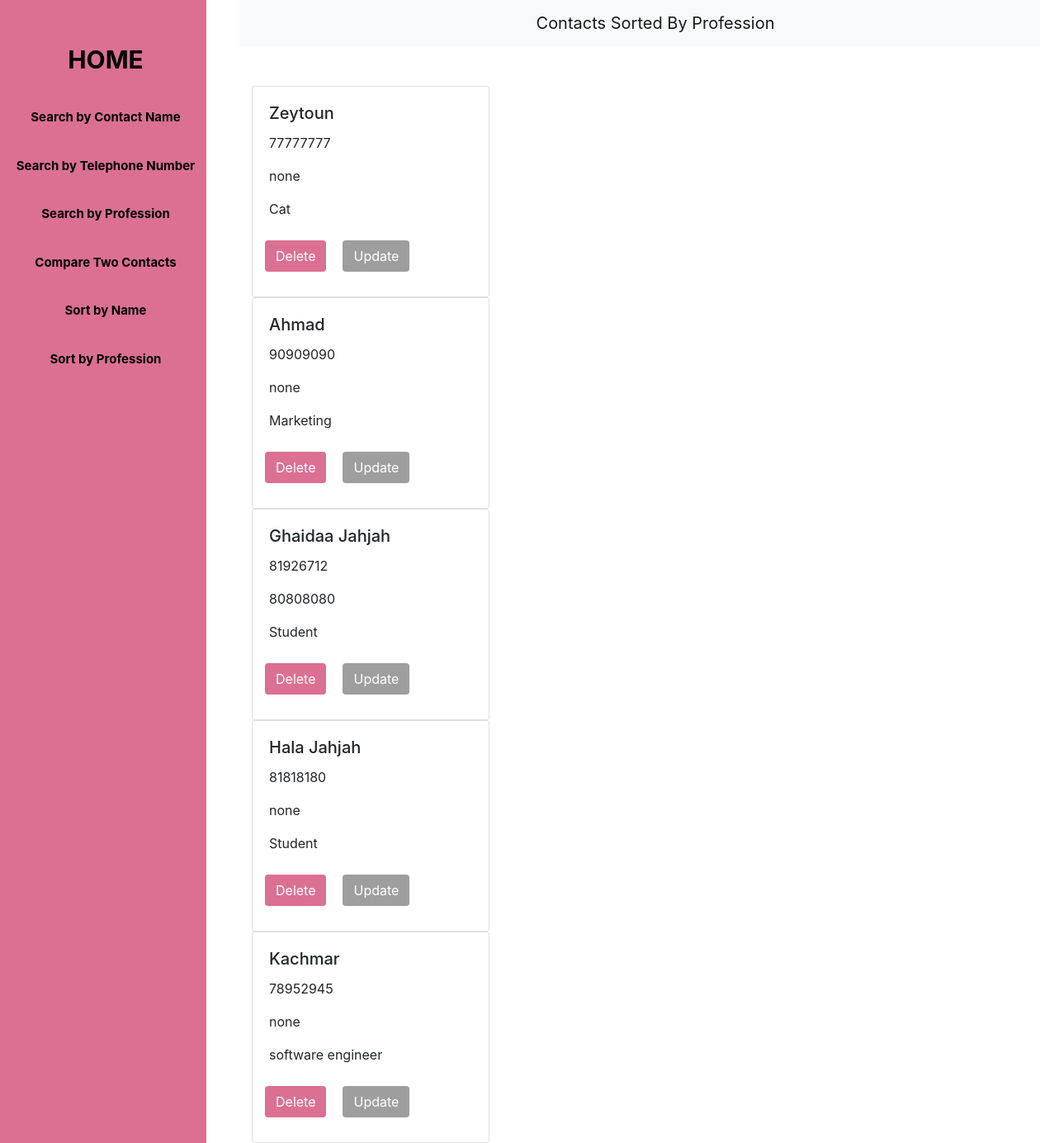
The page /sortByProfession on the database its author committed.
### tel_dir/models.py (models this page shows)
class Contact(models.Model):
    name = models.CharField(max_length=20)
    tel1 = models.CharField(max_length=8,unique=True)
    tel2 = models.CharField(max_length=8)
    profession = models.CharField(max_length=20)

### tel_dir/views.py (the view)
# urls.py: path('sortByProfession',views.sortByProfession,name='sortByProfession'),
def sortByProfession(request):
    contacts = Contact.objects.all().order_by('profession')
    return render(request, "sortByProfession.html",{"contacts":contacts})

### tel_dir/templates/sortByProfession.html (shortened to what this page needs)
<!DOCTYPE html>
<html>
   <head>
    <link rel="stylesheet" href="https://stackpath.bootstrapcdn.com/bootstrap/4.4.1/css/bootstrap.min.css">
  </head>
  <body>
      {% load crispy_forms_tags %}
      <div class="sidenav">
        <a href="/" style="font-size: 30px">HOME</a>
        <a href="{% url 'tel_dir:searchByName' %}">Search by Contact Name</a>
        <a href="{% url 'tel_dir:searchByTel' %}">Search by Telephone Number</a>
        <a href="{% url 'tel_dir:searchByProfession' %}">Search by Profession</a>
        <a href="{% url 'tel_dir:compare' %}">Compare Two Contacts</a>
        <a href="{% url 'tel_dir:sortByName' %}">Sort by Name</a>
        <a href="{% url 'tel_dir:sortByProfession' %}">Sort by Profession</a>
      </div>
    <div class="column">
        <nav class="navbar navbar-light bg-light">
            <a class="navbar-brand mx-auto" href="">
              Contacts Sorted By Profession
            </a>
          </nav>
          <br><br>
      <div class="container">
        {% for contact in contacts %}
        <div class="card" style="width: 18rem;">
          <div class="card-body">
            <h5 class="card-title">{{ contact.name }}</h5>
            <p class="card-text">{{ contact.tel1 }}</p>
            <p class="card-text">{{ contact.tel2 }}</p>
            <p class="card-text">{{ contact.profession }}</p>
            <div class="row">
            <form action="{% url 'tel_dir:deleteContact' contact.tel1 %}" method="post">
                <button class ="btn"  style="background:palevioletred ;color:white;margin: 10px" type="submit" >Delete</button>
            </form>
            <form action="{% url 'tel_dir:updateContact' contact.tel1 %}" method="get">
                <button class ="btn"  style="background:#9E9E9E ;color:white;margin: 10px" type="submit" >Update</button>
            </form>
        </div>
          </div>
        </div>
        {% endfor %}
      </div>
    </div>
  </body>
</html>

### tel_dir/templates/sortByProfession.html (style rules this page uses)
.sidenav { height:100%; width:250px; position: fixed; z-index:1; top:0; left:0; background-color: palevioletred; overflow-x: hidden; padding-top:20px; margin-right: 100px; }
.sidenav a { padding:30px 10px 6px 16px; text-decoration: none; font-size:15px; color: black; display:block; transition: 0.3s; font-weight: bold; text-align: center }
.column { margin-left:290px ; width: 80%; }

### rows shown on the page
Contact: name "Zeytoun", tel1 "77777777", tel2 "none", profession "Cat"
Contact: name "Ahmad", tel1 "90909090", tel2 "none", profession "Marketing"
Contact: name "Ghaidaa Jahjah", tel1 "81926712", tel2 "80808080", profession "Student"
Contact: name "Hala Jahjah", tel1 "81818180", tel2 "none", profession "Student"
Contact: name "Kachmar", tel1 "78952945", tel2 "none", profession "software engineer"
